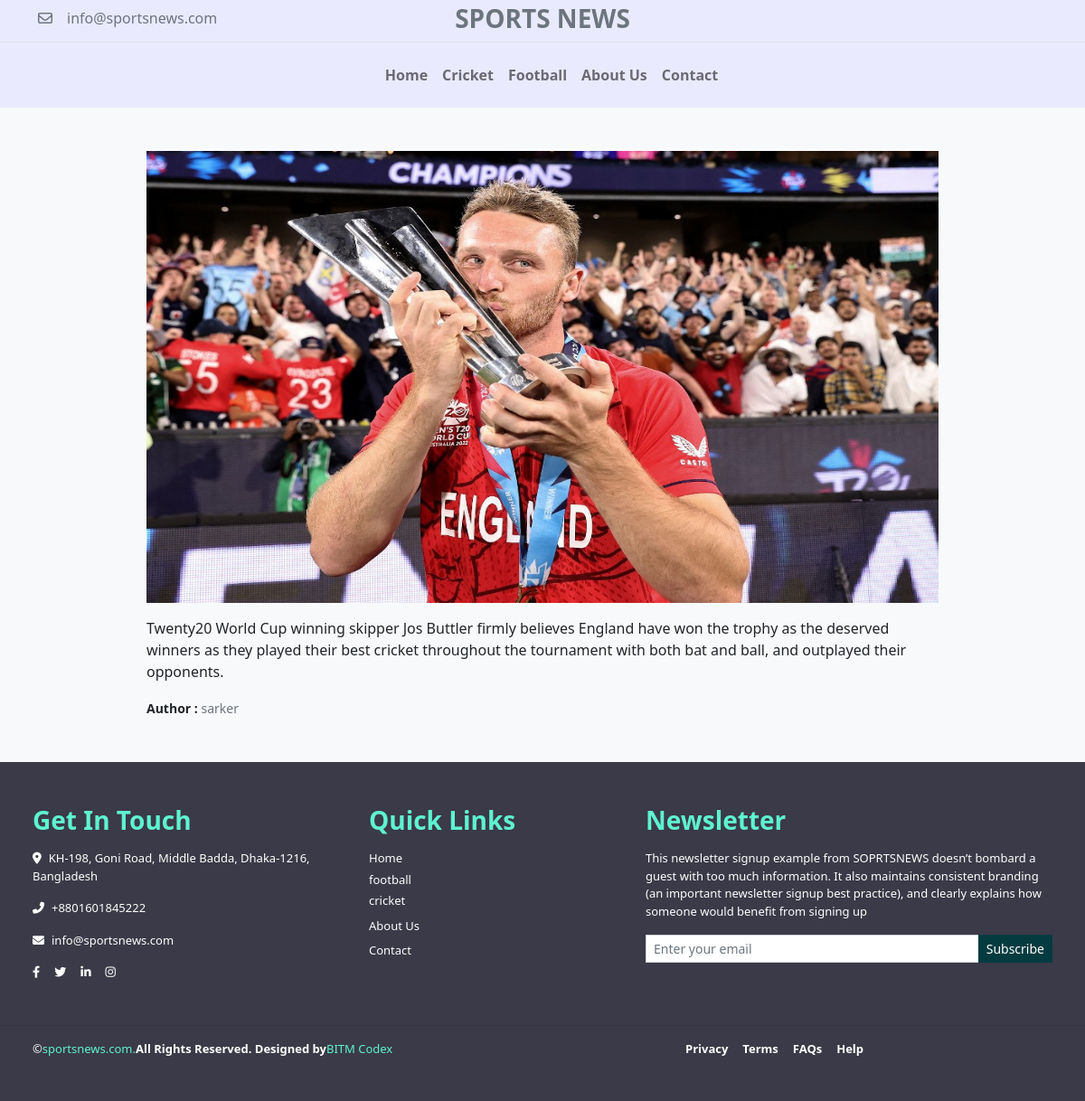
Screenshot of /action.php?page=news-datail&&id=15 with the database file from the repository.
### tables this page shows
CREATE TABLE `newses` (
  `id` int(11) NOT NULL,
  `title` varchar(255) NOT NULL,
  `author` varchar(255) NOT NULL,
  `category_id` int(11) DEFAULT NULL,
  `content` longtext NOT NULL,
  `image` text NOT NULL
);

CREATE TABLE `categories` (
  `id` int(10) NOT NULL,
  `category_name` varchar(255) NOT NULL
);

### app/classes/AdminNews.php (called while the page is built, shortened)
<?php
class AdminNews
{
    private $database;
    public function __construct($post = null, $files = null)
    {
        $this->database     = new Database();
    }
    public function getNewsById($id)
    {
        $this->sql = "SELECT * FROM newses WHERE id = '$id'";
        $this->dbConnect = $this->database->dbConnect();
        $this->queryResult = mysqli_query($this->dbConnect, $this->sql);
        $this->data = mysqli_fetch_assoc($this->queryResult);
        return $this->data;
    }
}

### app/classes/Database.php (called while the page is built, shortened)
<?php
class Database
{
    private $hostName;
    private $userName;
    private $password;
    private $databaseName;
    public function __construct()
    {
        $this->hostName         = 'localhost';
        $this->userName         = 'root';
        $this->password         = '';
        $this->databaseName     = 'sportshub';
    }
    public function dbConnect()
    {
        $this->link = mysqli_connect($this->hostName,$this->userName,$this->password,$this->databaseName);
        return $this->link;
    }
}

### app/classes/AdminCategory.php (called while the page is built, shortened)
<?php
class AdminCategory
{
    private $database;
    private $data = [];
    public function __construct($post = null)
    {
        $this->database     = new Database();
    }
    public function getAllCategory()
    {
        $this->sql = "SELECT * FROM categories";
        $this->dbConnect = $this->database->dbConnect();
        $this->queryResult = mysqli_query($this->dbConnect, $this->sql);
        while($this->row = mysqli_fetch_assoc($this->queryResult))
        {
            array_push($this->data, $this->row);
        }
        return $this->data;
    }
}

### pages/news-detail.php (the view)
<?php include 'header.php'; ?>
<section class="py-5 bg-light">
    <div class="container w-75">
        <div class="row">
            <div class="col-md-12">
                <div>
                    <img src="<?php echo $detailNews['image']?>" style="width: 100%" height="500" alt="">
                </div>
                <p class="pt-3"><?php echo $detailNews['content']?></p>
                <span class="text-muted small"><span class="text-dark fw-semibold">Author :</span> <?php echo $detailNews['author'] ?></span>
            </div>
        </div>
    </div>
</section>
<?php include 'footer.php'; ?>

### pages/footer.php (shortened to what this page needs)
    <footer class="bg-footer-color font-size-footer position-relative" id="contact">
        <section class="position-relative">
            <div class="row py-5">
                <div class="col-md-4 ps-5">
                    <h3 class="fw-bold text-color pb-2">Get In Touch</h3>
                    <p class="text-white"><i class="fa fa-map-marker-alt me-2"></i>KH-198, Goni Road, Middle Badda, Dhaka-1216, Bangladesh</p>
                    <p class="text-white"><i class="fa fa-phone-alt me-2"></i>+8801601845222</p>
                    <p class="text-white"><i class="fa fa-envelope me-2"></i>info@sportsnews.com</p>
                    <div class="border-0 m-0 p-0">
                        <ul class="nav p-0  border-0">
                            <li class="me-3"><a href="" class="p-0"><i class="text-white fa-brands  fa-facebook-f circle-icon-b-facebook"></i></a></li>
                            <li class="me-3"><a href="" class="p-0"><i class="text-white fa-brands fa-twitter  circle-icon-b"></i></a></li>
                            <li class="me-3"><a href="" class="p-0"><i class="text-white fa-brands fa-linkedin-in  circle-icon-b"></i></a></li>
                            <li class=""><a href="" class="p-0"><i class="text-white fa-brands fa-instagram  circle-icon-b"></i></a></li>
                        </ul>
                    </div>
                </div>
                <div class="col-md-3">
                    <h3 class="text-color fw-bold pb-2">Quick Links</h3>
                    <ul class="navbar-nav text-white">
                        <li><a href="action.php?page=home" class="nav-link pt-0 pb-1">Home</a></li>
                        <?php foreach ($categories as $category) { ?>
                        <li><a href="cricket.html" class="nav-link pt-0 pb-1"><?php echo $category['category_name']?></a></li>
                        <?php } ?>
                        <li><a href="action.php?page=about" class="nav-link py-1">About Us</a></li>
                        <li><a href="action.php?page=contact" class="nav-link py-1">Contact</a></li>
                    </ul>
                </div>
                <div class="col-md-5 pe-5">
                    <h3 class="text-color fw-bold pb-2">Newsletter</h3>
                    <p class=" text-white pt-0">This newsletter signup example from SOPRTSNEWS doesn’t bombard a guest with
                        too much information. It also maintains consistent branding (an important newsletter signup best practice),
                        and clearly explains how someone would benefit from signing up</p>
                    <div class="input-group">
                        <input type="text" class="form-control form-control-sm rounded-0" placeholder="Enter your email" >
                        <button type="button" class="btn btn-sm text-white bg-signup-color rounded-0">Subscribe</button>
                    </div>
                </div>
            </div>
        </section>
        <section>
            <div class="row pb-5">
                <hr/>
                <div class="col-md-7 px-5">
                    <span class="float-start text-white ">©</span><span class="text-color float-start">sportsnews.com.</span><span class="fw-bold text-white float-start"> All Rights Reserved. Designed by </span><a href="" class="nav-link float-start text-color">BITM Codex</a>
                </div>
                <div class="col-md-5 px-5 py-0">
                    <div class="navbar navbar-expand py-0">
                        <ul class="navbar-nav  ms-0 fw-bold py-0">
                            <li><a href="" class="nav-link text-white py-0">Privacy</a></li>
                            <li><a href="" class="nav-link text-white py-0"> Terms</a></li>
                            <li><a href="" class="nav-link text-white py-0">FAQs</a></li>
                            <li><a href="" class="nav-link text-white py-0">Help</a></li>
                        </ul>
                    </div>
                </div>
            </div>
        </section>
    </footer>
</body>
</html>

### assets/css/style.css (style rules this page uses)
.text-color { color: #5ef3d1; }
.bg-footer-color { background-color: #3a3a48; }
.bg-signup-color { background-color:#043b40; }
.font-size-footer { font-size: 13px; }

### rows the page displays
newses: image (picture), content "Twenty20 World Cup winning skipper Jos Buttler firmly believes England have won the trophy as the deserved winners as they played their best cricket throughout the tournament with both bat and ball, and outplayed their opponents.", author "sarker"
categories: category_name "football"
categories: category_name "cricket"
